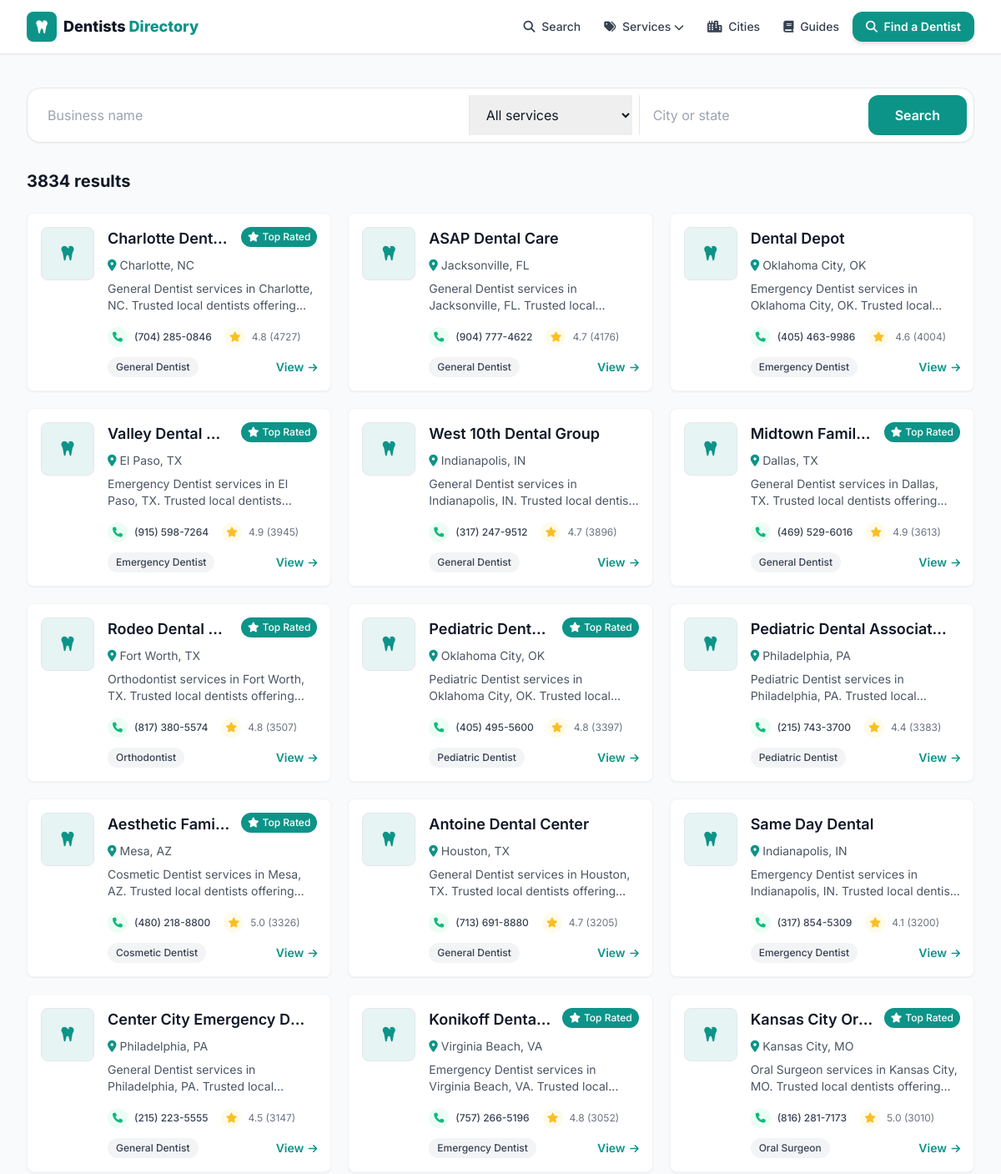
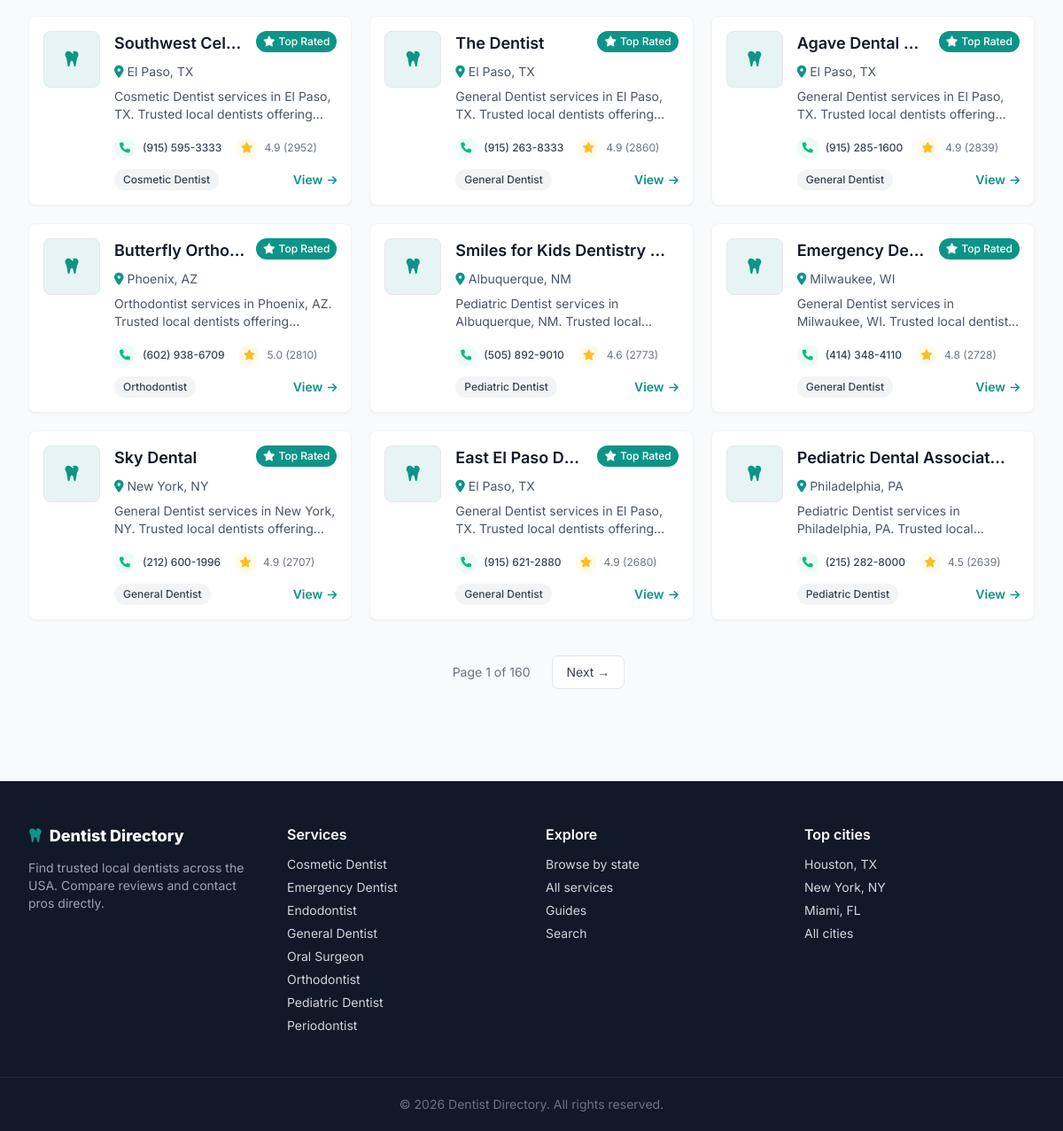
Screenshot of /search with the database file from the repository (2 pictures, top to bottom).
### tables this page shows
CREATE TABLE listings (
    id          INTEGER PRIMARY KEY AUTOINCREMENT,
    name        TEXT NOT NULL,
    slug        TEXT UNIQUE NOT NULL,
    category    TEXT,
    city        TEXT,
    state       TEXT,
    address     TEXT,
    phone       TEXT,
    website     TEXT,
    lat         REAL,
    lng         REAL,
    rating      REAL,
    reviews     INTEGER,
    hours       TEXT,           -- JSON blob
    maps_url    TEXT,
    cid         TEXT,           -- google place CID, used for dedup
    scraped_at  TEXT DEFAULT (datetime('now'))
);

### web/app.py (the view)
@app.route("/search")
def search():
    from urllib.parse import urlencode
    q = (request.args.get("q") or "").strip()
    cat = (request.args.get("category") or "").strip()
    loc = (request.args.get("city") or "").strip()
    where = "WHERE 1=1"
    args = []
    if q:
        where += " AND (name LIKE ? OR city LIKE ?)"
        args += [f"%{q}%", f"%{q}%"]
    if cat:
        where += " AND category = ?"
        args.append(cat)
    if loc:
        where += " AND (city LIKE ? OR state LIKE ?)"
        args += [f"%{loc}%", f"%{loc}%"]
    d = get_db()
    total = d.execute(f"SELECT COUNT(*) FROM listings {where}", args).fetchone()[0]
    page = _page()
    rows = d.execute(
        f"SELECT * FROM listings {where} ORDER BY reviews DESC LIMIT ? OFFSET ?",
        args + [PER_PAGE, (page - 1) * PER_PAGE]).fetchall()
    qs = urlencode({k: v for k, v in
                    (("q", q), ("category", cat), ("city", loc)) if v})
    base_url = "/search?" + qs if qs else "/search"
    return render_template("search.html", rows=rows, q=q, cat=cat, loc=loc,
                           total=total, pg=_pageinfo(page, total),
                           base_url=base_url)

### scraper/db.py (called while the page is built)
def slugify(value: str) -> str:
    value = unicodedata.normalize("NFKD", value).encode("ascii", "ignore").decode()
    value = re.sub(r"[^\w\s-]", "", value).strip().lower()
    return re.sub(r"[-\s]+", "-", value)

### web/app.py (called while the page is built)
def get_db():
    if "db" not in g:
        uri = f"file:{dbmod.DB_PATH.as_posix()}?mode=ro&immutable=1"
        g.db = sqlite3.connect(uri, uri=True)
        g.db.row_factory = sqlite3.Row
    return g.db

def slugify(s):
    return dbmod.slugify(s or "")

@app.context_processor
def inject_globals():
    cats = [r["category"] for r in get_db().execute(
        "SELECT DISTINCT category FROM listings WHERE category IS NOT NULL "
        "ORDER BY category")]
    return {
        "SITE_NAME": app.config["SITE_NAME"],
        "ALL_CATEGORIES": cats,
        "CATEGORY_ICONS": CATEGORY_ICONS,
        "ADSENSE_CLIENT": app.config["ADSENSE_CLIENT"],
        "GA_ID": app.config["GA_ID"],
        "DOMAIN": app.config["DOMAIN"],
        "GSC_VERIFICATION": app.config["GSC_VERIFICATION"],
        "STATE_NAMES": STATE_NAMES,
        "cat_slug": slugify,
    }

def _page():
    try:
        return max(1, int(request.args.get("page", 1)))
    except ValueError:
        return 1

def _pageinfo(page, total):
    pages = max(1, (total + PER_PAGE - 1) // PER_PAGE)
    return {"page": page, "pages": pages,
            "has_prev": page > 1, "has_next": page < pages}

### web/templates/search.html (shortened to what this page needs)
{% extends "base.html" %}
{% from "_macros.html" import card, pager %}
{% block content %}
<div class="max-w-7xl mx-auto px-4 sm:px-6 lg:px-8 py-10">
  <form action="/search" method="get" class="bg-white rounded-2xl shadow-sm border p-2 flex flex-col sm:flex-row gap-2 mb-8">
    <input name="q" value="{{ q }}" placeholder="Business name" class="flex-1 px-4 py-3 outline-none">
    <select name="category" class="px-4 py-3 outline-none border-t sm:border-t-0 sm:border-l">
      <option value="">All services</option>
    </select>
    <input name="city" value="{{ loc }}" placeholder="City or state" class="px-4 py-3 outline-none border-t sm:border-t-0 sm:border-l">
    <button class="bg-primary hover:bg-primaryDark text-white font-semibold px-8 py-3 rounded-xl">Search</button>
  </form>
  <h1 class="text-xl font-bold mb-6">{{ total }} result{{ '' if total==1 else 's' }}</h1>
  {% if rows %}
  <div class="grid sm:grid-cols-2 lg:grid-cols-3 gap-5">{% for l in rows %}{{ card(l) }}{% endfor %}</div>
  {{ pager(pg, base_url) }}
  {% else %}
  <div class="text-center py-20 text-gray-500"><i class="fas fa-magnifying-glass text-4xl mb-4 text-gray-300"></i><p>No matches. Try a broader search.</p></div>
  {% endif %}
</div>
{% endblock %}

### web/templates/_macros.html (shortened to what this page needs)
{% macro pager(pg, base_url) %}
{% set sep = '&' if '?' in base_url else '?' %}
{% if pg.pages > 1 %}
<nav class="flex items-center justify-center gap-2 mt-10" aria-label="Pagination">
  <span class="px-4 py-2 text-sm text-gray-500">Page {{ pg.page }} of {{ pg.pages }}</span>
  {% if pg.has_next %}<a href="{{ base_url }}{{ sep }}page={{ pg.page+1 }}" class="px-4 py-2 rounded-lg border bg-white text-gray-700 hover:border-primary hover:text-primary text-sm">Next &rarr;</a>{% endif %}
</nav>
{% endif %}
{% endmacro %}
{% macro card(l) %}
<div class="bg-white rounded-lg shadow-sm hover:shadow-md transition-all duration-200 overflow-hidden border border-gray-100">
  <div class="p-4">
    <div class="flex items-start space-x-4">
      <div class="flex-shrink-0">
      </div>
      <div class="flex-1 min-w-0">
        <div class="flex items-start mb-2">
          <h3 class="text-lg font-heading font-semibold text-gray-900 flex-1 min-w-0 mr-3">
            <a href="/listing/{{ l.slug }}" class="hover:text-primary block truncate">{{ l.name }}</a>
          </h3>
          {% if l.rating and l.rating >= 4.8 %}
          <span class="bg-primary text-white px-2 py-1 rounded-full text-xs font-medium flex-shrink-0">
            <i class="fas fa-star mr-1"></i><span class="hidden sm:inline">Top Rated</span></span>
          {% endif %}
        </div>
        <p class="text-sm text-gray-600 flex items-center mb-2">
          <i class="fas fa-map-marker-alt mr-1 text-primary"></i>
          <a href="/{{ l.state|lower }}/{{ l.city|slugify }}" class="hover:text-primary hover:underline">{{ l.city }}, {{ l.state }}</a>
        </p>
        <p class="text-gray-600 text-sm mb-4 line-clamp-2">
          {{ l.category or 'Dentists' }} services in {{ l.city }}, {{ l.state }}. Trusted local dentists offering inspections, treatment and prevention. Call for service and fast response.
        </p>
        <div class="flex items-center justify-between text-xs mb-3">
          <div class="flex items-center space-x-4">
            {% if l.phone %}
            <a href="tel:{{ l.phone|trim }}" class="flex items-center group transition-all duration-200 hover:text-emerald-600">
              <div class="w-6 h-6 rounded-full bg-emerald-50 flex items-center justify-center mr-2 group-hover:bg-emerald-100">
                <i class="fas fa-phone text-xs text-emerald-500"></i></div>
              <span class="hidden sm:inline text-gray-700 group-hover:text-emerald-600 font-medium">{{ l.phone|trim }}</span>
            </a>
            {% endif %}
            {% if l.reviews %}
            <div class="flex items-center text-gray-500">
              <div class="w-6 h-6 rounded-full bg-amber-50 flex items-center justify-center mr-2"><i class="fas fa-star text-xs text-amber-400"></i></div>
              <span>{{ "%.1f"|format(l.rating) }} ({{ l.reviews }})</span>
            </div>
            {% endif %}
          </div>
        </div>
        <div class="flex items-center justify-between">
          {% if l.category %}<span class="bg-gray-100 text-gray-700 px-2.5 py-1 rounded-full text-xs font-medium">{{ l.category }}</span>{% else %}<span></span>{% endif %}
          <a href="/listing/{{ l.slug }}" class="text-primary font-semibold text-sm hover:underline">View <i class="fas fa-arrow-right text-xs ml-0.5"></i></a>
        </div>
      </div>
    </div>
  </div>
</div>
{% endmacro %}

### web/templates/base.html (style rules this page uses)
body { font-family:'Inter',sans-serif }

### rows the page displays
listings: name "Charlotte Dent…", shows "Top Rated", city "Charlotte", state "NC", category "General Dentist", phone "(704) 285-0846", rating "4.8", reviews "4727"
listings: name "ASAP Dental Care", city "Jacksonville", state "FL", category "General Dentist", phone "(904) 777-4622", rating "4.7", reviews "4176"
listings: name "Dental Depot", city "Oklahoma City", state "OK", category "Emergency Dentist", phone "(405) 463-9986", rating "4.6", reviews "4004"
listings: name "Valley Dental…", shows "Top Rated", city "El Paso", state "TX", category "Emergency Dentist", phone "(915) 598-7264", rating "4.9", reviews "3945"
listings: name "West 10th Dental Group", city "Indianapolis", state "IN", category "General Dentist", phone "(317) 247-9512", rating "4.7", reviews "3896"
listings: name "Midtown Famil…", shows "Top Rated", city "Dallas", state "TX", category "General Dentist", phone "(469) 529-6016", rating "4.9", reviews "3613"
listings: name "Rodeo Dental…", shows "Top Rated", city "Fort Worth", state "TX", category "Orthodontist", phone "(817) 380-5574", rating "4.8", reviews "3507"
listings: name "Pediatric Dent…", shows "Top Rated", city "Oklahoma City", state "OK", category "Pediatric Dentist", phone "(405) 495-5600", rating "4.8", reviews "3397"
listings: name "Pediatric Dental Associat…", city "Philadelphia", state "PA", category "Pediatric Dentist", phone "(215) 743-3700", rating "4.4", reviews "3383"
listings: name "Aesthetic Fami…", shows "Top Rated", city "Mesa", state "AZ", category "Cosmetic Dentist", phone "(480) 218-8800", rating "5.0", reviews "3326"
listings: name "Antoine Dental Center", city "Houston", state "TX", category "General Dentist", phone "(713) 691-8880", rating "4.7", reviews "3205"
listings: name "Same Day Dental", city "Indianapolis", state "IN", category "Emergency Dentist", phone "(317) 854-5309", rating "4.1", reviews "3200"
listings: name "Center City Emergency D…", city "Philadelphia", state "PA", category "General Dentist", phone "(215) 223-5555", rating "4.5", reviews "3147"
listings: name "Konikoff Denta…", shows "Top Rated", city "Virginia Beach", state "VA", category "Emergency Dentist", phone "(757) 266-5196", rating "4.8", reviews "3052"
listings: name "Kansas City Or…", shows "Top Rated", city "Kansas City", state "MO", category "Oral Surgeon", phone "(816) 281-7173", rating "5.0", reviews "3010"
listings: name "Southwest Cel…", shows "Top Rated", city "El Paso", state "TX", category "Cosmetic Dentist", phone "(915) 595-3333", rating "4.9", reviews "2952"
listings: name "The Dentist", shows "Top Rated", city "El Paso", state "TX", category "General Dentist", phone "(915) 263-8333", rating "4.9", reviews "2860"
listings: name "Agave Dental…", shows "Top Rated", city "El Paso", state "TX", category "General Dentist", phone "(915) 285-1600", rating "4.9", reviews "2839"
listings: name "Butterfly Ortho…", shows "Top Rated", city "Phoenix", state "AZ", category "Orthodontist", phone "(602) 938-6709", rating "5.0", reviews "2810"
listings: name "Smiles for Kids Dentistry…", city "Albuquerque", state "NM", category "Pediatric Dentist", phone "(505) 892-9010", rating "4.6", reviews "2773"
listings: name "Emergency De…", shows "Top Rated", city "Milwaukee", state "WI", category "General Dentist", phone "(414) 348-4110", rating "4.8", reviews "2728"
listings: name "Sky Dental", shows "Top Rated", city "New York", state "NY", category "General Dentist", phone "(212) 600-1996", rating "4.9", reviews "2707"
listings: name "East El Paso D…", shows "Top Rated", city "El Paso", state "TX", category "General Dentist", phone "(915) 621-2880", rating "4.9", reviews "2680"
listings: name "Pediatric Dental Associat…", city "Philadelphia", state "PA", category "Pediatric Dentist", phone "(215) 282-8000", rating "4.5", reviews "2639"

### other values shown
{{ total }} "3834"
{{ '' if total==1 else 's' }} "s"
{{ pg.page }} "1"
{{ pg.pages }} "160"
{{ c }} "Cosmetic Dentist" "Emergency Dentist" "Endodontist" "General Dentist" "Oral Surgeon" "Orthodontist" "Pediatric Dentist" "Periodontist"
{{ 2026 }} "2026"
